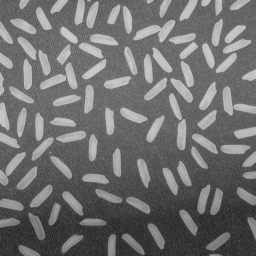
%> input picture rice.png, 256 x 256 px
$ octave T32.m   (GNU Octave 9; MATLAB toolbox functions it lacks are replaced by stand-ins)
%> lines starting %> are read from the running program, lines starting %| are printed output that depends on the picture
clc;clear all;
I = imread('rice.png');
%> I is the input picture: size 256x256 uint8; min 40, max 204, mean 111.2
edge=uint8(zeros(size(I)));
figure;subplot(2,2,1);
imshow(I),title("原图像");


[ROW,COL] = size(I);
%> ROW = 256; COL = 256
img = double(I);
new_img = zeros(ROW,COL); %新建画布
T = 1;
%定义robert算子
roberts_x = [1,0;0,-1];
roberts_y = [0,-1;1,0];
for i = 1:ROW - 1
    for j = 1:COL - 1
        funBox = img(i:i+1,j:j+1);
        G_x = roberts_x .* funBox;
        G_x = abs(sum(G_x(:)));
        G_y = roberts_y .* funBox;
        G_y = abs(sum(G_y(:)));
        roberts_xy  = G_x * 0.5 + G_y * 0.5;
        if roberts_xy  >  T
            new_img(i,j) = 0;
        else
            new_img(i,j) = 255;
        end

        new_img(i,j) = roberts_xy;
    end
end
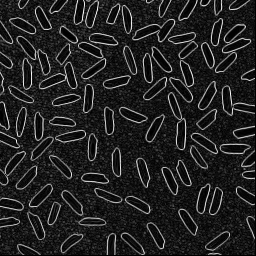
%> new_img: size 256x256 double; min 0, max 83.5, mean 11.3; drawn with min black and max white
subplot(2,2,2);
imshow(new_img/255),title("robert算子的图像");
%> after `imshow(new_img/255)`:
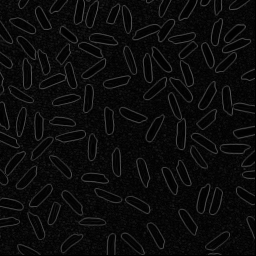
%> displayed picture: size 256x256, on the screen's scale of 0 to 255; min 0, max 84, mean 11.5

$ run again, with iris.tif saved as rice.png
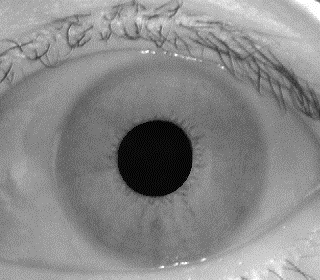
%> input picture iris.tif, 320 x 280 px
%> `I = imread('rice.png');`:
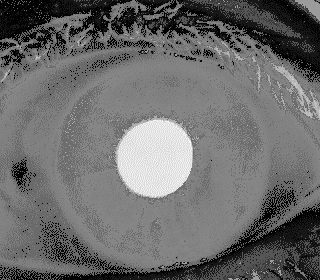
%> I: size 280x320 uint8; min 2, max 244, mean 106.9
%> after the loop `for i = 1:ROW - 1`:
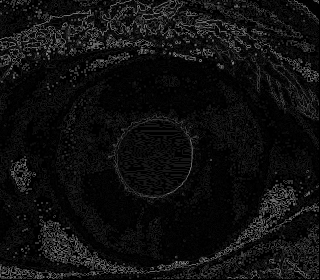
%> new_img: size 280x320 double; min 0, max 157, mean 15.1
